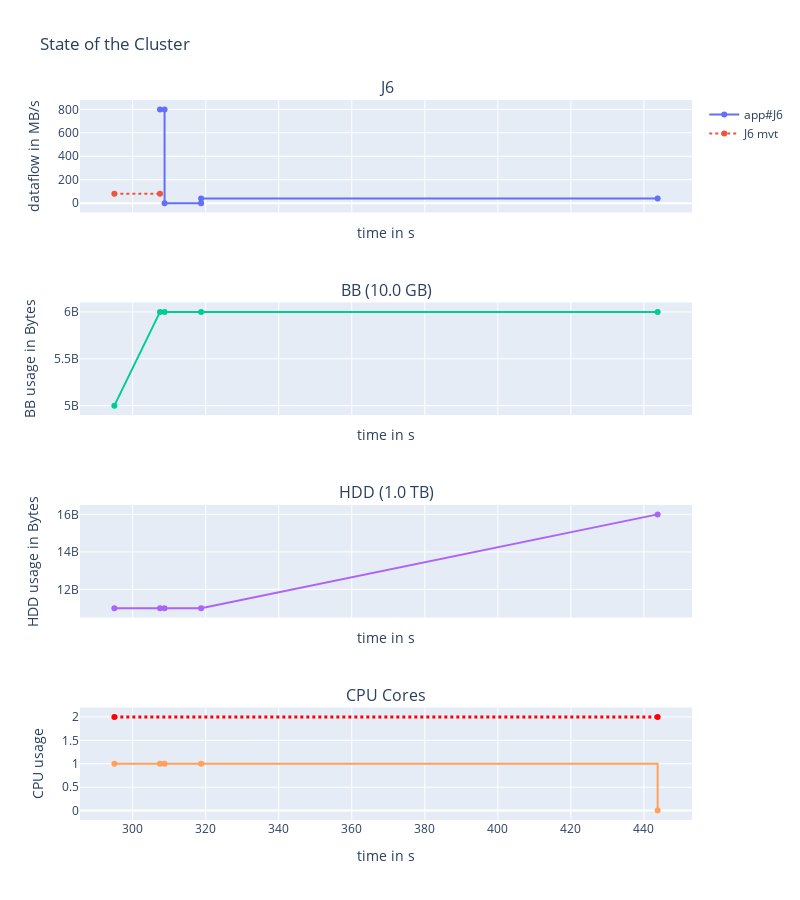

Notebook code cell kept with this figure:
### Markdown cell above
What about prefetch ? (buffering read datasets)

### Code cell
# logger
# sim env an data
data = simpy.Store(env)
logger.remove()
# Simple app: read 1GB -> compute 10s -> write 5GB
compute = [0,  10]
read = [1e9, 0]
write = [0, 5e9]
placement = [0, 0]
use_bb = [True, False]
app = Application(env, compute=compute, read=read, write=write, data=data)
env.process(app.run(cluster, placement=placement, use_bb=use_bb))
env.run()
print(f"application duration = {app.get_fitness()}")
fig = display_run(data, cluster, width=800, height=900)
fig.show()

### Figure 1 — Plotly figure (JSON) as saved in the notebook; plotly's stock layout.template omitted (floating-point values rounded to 4 significant figures)
{"data": [{"line": {"shape": "linear"}, "name": "app#J6", "text": ["READ|to/from:BB|volume=1.0 GB", "READ|to/from:BB|volume=1.0 GB", "COMPUTE|volume=0B", "COMPUTE|volume=0B", "WRITE|to/from:HDD|volume=5.0 GB", "WRITE|to/from:HDD|volume=5.0 GB"], "textposition": "top center", "type": "scatter", "x": [307.5, 308.8, 308.8, 318.8, 318.8, 443.8], "xaxis": "x", "y": [800, 800, 0, 0, 40, 40], "yaxis": "y"}, {"line": {"dash": "dot", "shape": "linear"}, "name": "J6 mvt", "text": ["MOVEMENT|in:BB|from:HDD|volume=1.0 GB", "MOVEMENT|in:BB|volume=1.0 GB"], "textposition": "top center", "type": "scatter", "x": [295, 307.5], "xaxis": "x", "y": [80, 80], "yaxis": "y"}, {"line": {"shape": "linear"}, "name": "BB", "showlegend": false, "text": ["J6|Movement|BB | +volume=1.0 GB", "J6|Read|BB | +volume=1.0 GB", "J6|Compute | +volume=0B", "J6|Write|HDD | +volume=5.0 GB"], "textposition": "top center", "type": "scatter", "x": [295, 307.5, 308.8, 318.8, 443.8], "xaxis": "x2", "y": [5000000000, 6000000000, 6000000000, 6000000000, 6000000000], "yaxis": "y2"}, {"line": {"shape": "linear"}, "name": "HDD", "showlegend": false, "text": ["J6|Movement|BB | +volume=1.0 GB", "J6|Read|BB | +volume=1.0 GB", "J6|Compute | +volume=0B", "J6|Write|HDD | +volume=5.0 GB"], "textposition": "top center", "type": "scatter", "x": [295, 307.5, 308.8, 318.8, 443.8], "xaxis": "x3", "y": [11000000000, 11000000000, 11000000000, 11000000000, 16000000000.0], "yaxis": "y3"}, {"line": {"shape": "hv"}, "showlegend": false, "type": "scatter", "x": [295, 307.5, 308.8, 318.8, 443.8], "xaxis": "x4", "y": [1, 1, 1, 1, 0], "yaxis": "y4"}, {"line": {"color": "red", "dash": "dot", "shape": "hv", "width": 3}, "showlegend": false, "text": ["Maximum available cores in cluster=2", "Maximum available cores in cluster=2"], "type": "scatter", "x": [295, 443.8], "xaxis": "x4", "y": [2, 2], "yaxis": "y4"}], "layout": {"annotations": [{"font": {"size": 16}, "showarrow": false, "text": "J6", "x": 0.5, "xanchor": "center", "xref": "paper", "y": 1, "yanchor": "bottom", "yref": "paper"}, {"font": {"size": 16}, "showarrow": false, "text": "BB (10.0 GB)", "x": 0.5, "xanchor": "center", "xref": "paper", "y": 0.7188, "yanchor": "bottom", "yref": "paper"}, {"font": {"size": 16}, "showarrow": false, "text": "HDD (1.0 TB)", "x": 0.5, "xanchor": "center", "xref": "paper", "y": 0.4375, "yanchor": "bottom", "yref": "paper"}, {"font": {"size": 16}, "showarrow": false, "text": "CPU Cores", "x": 0.5, "xanchor": "center", "xref": "paper", "y": 0.1562, "yanchor": "bottom", "yref": "paper"}], "height": 900, "title": {"text": "State of the Cluster"}, "width": 800, "xaxis": {"anchor": "y", "domain": [0, 1], "matches": "x4", "showticklabels": false, "title": {"text": "time in s"}}, "xaxis2": {"anchor": "y2", "domain": [0, 1], "matches": "x4", "showticklabels": false, "title": {"text": "time in s"}}, "xaxis3": {"anchor": "y3", "domain": [0, 1], "matches": "x4", "showticklabels": false, "title": {"text": "time in s"}}, "xaxis4": {"anchor": "y4", "domain": [0, 1], "title": {"text": "time in s"}}, "yaxis": {"anchor": "x", "domain": [0.8438, 1], "title": {"text": "dataflow in MB/s"}}, "yaxis2": {"anchor": "x2", "domain": [0.5625, 0.7188], "title": {"text": "BB usage in Bytes"}}, "yaxis3": {"anchor": "x3", "domain": [0.2812, 0.4375], "title": {"text": "HDD usage in Bytes"}}, "yaxis4": {"anchor": "x4", "domain": [0, 0.1562], "title": {"text": "CPU usage"}}}}
